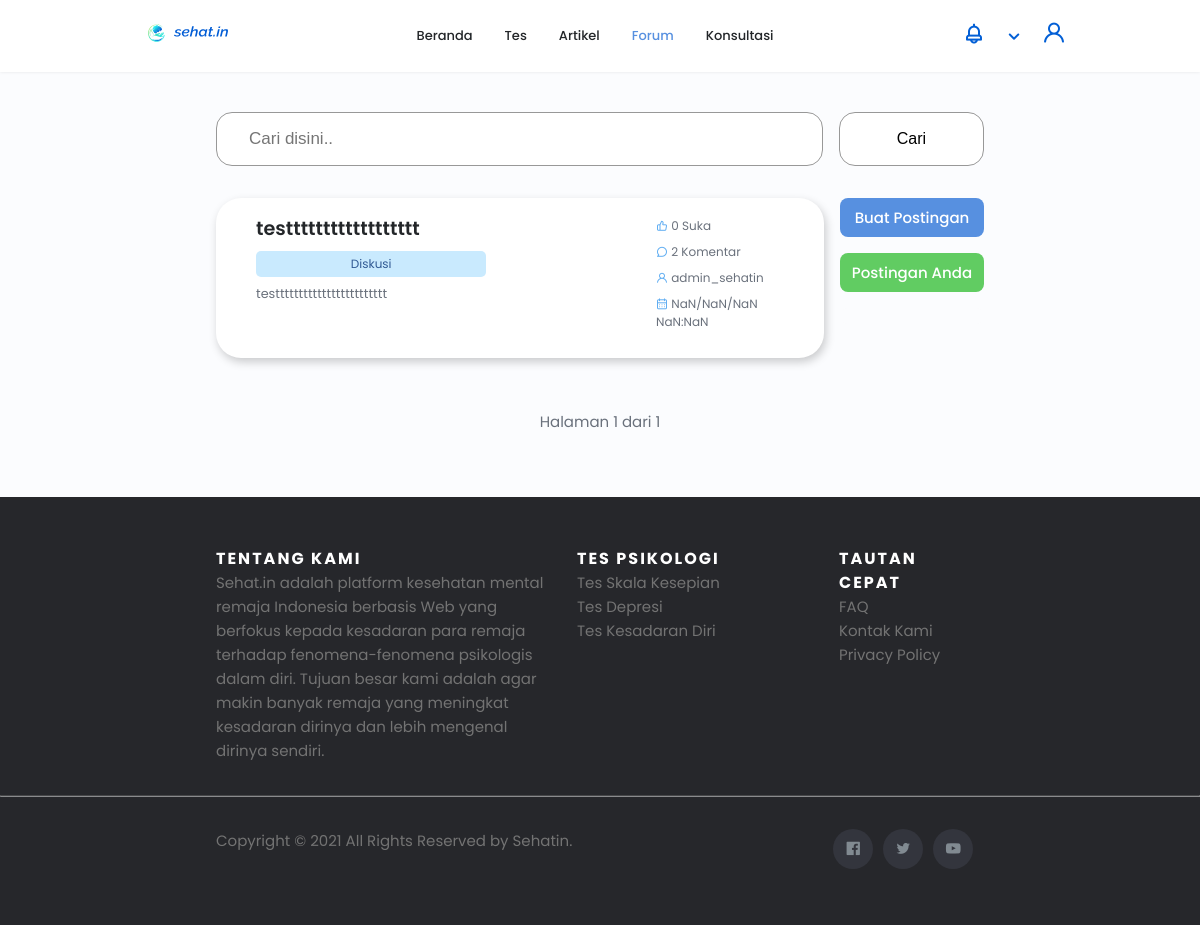
Page /forum (signed in) on the committed database.
### sehat_in_webproject/models.py (models this page shows)
class Forum(models.Model): # Post
    id = models.AutoField(primary_key=True)
    title = models.CharField(max_length=200)
    content = models.TextField()
    tag = models.ForeignKey(Tag, on_delete=models.CASCADE, null=True, blank=True)
    user = models.ForeignKey(User, on_delete=models.SET_NULL, null=True)
    likes = models.IntegerField(default=0)
    comments = models.IntegerField(default=0)
    created_at = models.DateTimeField(auto_now_add=True)
    updated_at = models.DateTimeField(auto_now=True)

class Tag(models.Model): # Tag of a post, will be generated by admin only
    name = models.CharField(max_length=50)
    type = models.CharField(max_length=50)
    adminOnly = models.BooleanField(default=False)

### sehat_in_webproject/views.py (the view)
# urls.py: path('forum', views.forum, name='forum'),
def forum(request):
    tags = Tag.objects.filter(type="Forum")
    if request.user.is_authenticated:
        notifications = Notification.objects.filter(user=request.user).order_by('-created_at')
    else:
        notifications = None
    searching = False
    q = None
    if request.GET.get('q'):
        query = request.GET.get('q')
        paginator = Paginator(Forum.objects.filter(title__icontains=query).order_by('-created_at'), 25)
        page = request.GET.get('page')
        posts = paginator.get_page(page)
        searching = True
        q = query
        if paginator.count == 0:
            messages.info(request, 'Tidak ada hasil yang ditemukan')
            return redirect('/forum')
    else:
        paginator = Paginator(Forum.objects.all().order_by('-created_at'), 25)
        page = request.GET.get('page')
        posts = paginator.get_page(page)
    return render(request, 'forum/index.html', {'posts': posts, 'tags': tags, 'searching': searching, 'notifications': notifications, 'q': q})

### sehat_in_webproject/templatetags/space_to_dash.py (called while the page is built)
@register.filter
def space_to_dash(value):
    return value.replace(" ","-")

### templates/forum/index.html (shortened to what this page needs)
<!DOCTYPE html>
<html lang="en">
{% load static %}
{% load space_to_dash %}
<head>
    <link rel="stylesheet" href="{% static 'css/swiper-bundle.min.css' %}">
    <link rel="stylesheet" href="https://unicons.iconscout.com/release/v4.0.0/css/line.css">
    <link rel="stylesheet" href="{% static 'css/styles.css' %}">
    <link rel="stylesheet" href="{% static 'css/header.css' %}">
    <link rel="stylesheet" href="{% static 'css/footer.css' %}">
    <link rel="stylesheet" href="{% static 'css/forum.css' %}">
</head>
<body>
    {% include 'templates/header.html' %}
    <form action="/forum" method="get">
        <section class="container search__container">
            <input type="text" name="q" placeholder="Cari disini.." value={% if q %}{{q}}{% endif %}>
            <button type="submit">Cari</button>
        </section>
    </form>
    {% if searching or messages %}
    <main class="container flex" style="margin-top: 5px;">
    {% else %}
    <main class="container flex">
    {% endif %}
    {% if posts %}
        <div class="container__forum">
        {% for post in posts %}
            <div class="container__card">
                <div class="forum__about">
                    <a href="/forum/{{ post.id }}"><h1>{{ post.title }}</h1></a>
                    <a class="forum__category" href="/forum/tag/{{ post.tag.name|space_to_dash }}">{{ post.tag.name }}<a>
                    <p id="post-{{post.id}}">
                    </p>
                </div>
                <div class="forum__info">
                    <div>
                        <i class="uil uil-thumbs-up"></i>
                        {{ post.likes }} Suka
                    </div>
                    <div>
                        <i class="uil uil-comment"></i>
                        {{ post.comments }} Komentar
                    </div>
                    <div>
                        <i class="uil uil-user"></i>
                        {% if post.user == null %}deleted{% else %}{{ post.user }}{% endif %}
                    </div>
                    <div>
                        <i class="uil uil-calendar-alt"></i>
                        <span id="date-{{ post.id }}">{{ post.created_at.isoformat }}</span>
                    </div>
                </div>
            </div>
            {% endfor %}
    {% endif %}
        </div>
        <div class="container__forum__button">
            {% if user.is_authenticated %}
            <a href="/forum/create" class="create button button--flex">
                Buat Postingan
            </a>
            <a href="/profile/{{ user.username}}/posts" class="your__post button button--flex">
                Postingan Anda
            </a>
            <a class="your__post button button--flex" style="background-color: #fbfcfe"></a>
            {% else %}
            <a href="/auth/login" class="create button button--flex" style="text-align:center;">
                Masuk untuk Membuat Postingan
            </a>
            <a class="your__post button button--flex" style="background-color: #fbfcfe"></a>
            {% endif %}
        </div>
    </main>
    <div class="page-num">
        Halaman {{ posts.number }} dari {{ posts.paginator.num_pages }}<br>
    </div>
    {% include 'templates/footer.html' %}
</body>
</html>

### static/css/styles.css (style rules this page uses)
:root { --header-height: 3rem; --hue-color: 215; --first-color: hsl(var(--hue-color), 69%, 61%); --first-color-second: hsl(var(--hue-color), 69%, 61%); --first-color-alt: hsl(var(--hue-color), 57%, 53%); --first-color-lighter: hsl(var(--hue-color), 92%, 85%); --title-color: hsl(var(--hue-color), 8%, 15%); --text-color: hsl(var(--hue-color), 8%, 45%); --text-color-light: hsl(var(--hue-color), 8%, 65%); --input-color: hsl(var(--hue-color), 70%, 96%); --body-color: hsl(var(--hue-color), 60%, 99%); --container-color: #FFF; --scroll-bar-color: hsl(var(--hue-color), 12%, 90%); --scroll-thumb-color: hsl(var(--hue-color), 12%, 80%); --body-font: 'Poppins', sans-serif; --big-font-size: 2rem; --h1-font-size: 1.5rem; --h2-font-size: 1.25rem; --h3-font-size: 1.125rem; --normal-font-size: .938rem; --small-font-size: .813rem; --smaller-font-size: .75rem; --font-medium: 500; --font-semi-bold: 600; --mb-0-25: .25rem; --mb-0-5: .5rem; --mb-0-75: .75rem; --mb-1: 1rem; --mb-1-5: 1.5rem; --mb-2: 2rem; --mb-2-5: 2.5rem; --mb-3: 3rem; --z-tooltip: 10; --z-fixed: 100; --z-modal: 1000; }
@media screen and (min-width: 968px) { :root { --big-font-size: 3rem; --h1-font-size: 2.25rem; --h2-font-size: 1.5rem; --h3-font-size: 1.25rem; --normal-font-size: 1rem; --small-font-size: .875rem; --smaller-font-size: 813rem; } }
* { box-sizing: border-box; padding: 0; margin: 0; }
html { scroll-behavior: smooth; }
body { margin: 0 0 var(--header-height) 0; font-family: var(--body-font); font-size: var(--normal-font-size); background-color: var(--body-color); color: var(--text-color); display: flex; flex-direction: column; min-height: 100vh; }
main { flex: 1 0 auto; }
h1, h2, h3, h4 { color: var(--title-color); font-weight: var(--font-semi-bold); }
a { text-decoration: none; }
.page-num { text-align: center; padding-top: 20px; }
.container { max-width: 768px; margin-left: var(--mb-1-5); margin-right: var(--mb-1-5); }
.button { display: inline-block; background-color: var(--first-color); color: #FFF; padding: 1rem; border-radius: .5rem; font-weight: var(--font-medium); }
.button--flex { display: inline-flex; align-items: center; }
.search__container { margin-top: 7rem; }
.search__container input[type=text] { padding: 1rem 2rem; font-size: 17px; border: 1px solid #989898; box-sizing: border-box; border-radius: 1rem; width: 80%; }
.search__container button { float: right; padding: 1rem 3rem; background: #fff; font-size: 1rem; cursor: pointer; border: 1px solid #989898; box-sizing: border-box; border-radius: 1rem; width: 19%; }
@media screen and (min-width:768px) { .container { margin-left: auto; margin-right: auto; } }
@media screen and (min-width:768px) { body { margin: 0; } }

### static/css/header.css (style rules this page uses)
:root { --header-height: 3rem; --hue-color: 215; --first-color: hsl(var(--hue-color), 69%, 61%); --first-color-second: hsl(var(--hue-color), 69%, 61%); --first-color-alt: hsl(var(--hue-color), 57%, 53%); --first-color-lighter: hsl(var(--hue-color), 92%, 85%); --title-color: hsl(var(--hue-color), 8%, 15%); --text-color: hsl(var(--hue-color), 8%, 45%); --text-color-light: hsl(var(--hue-color), 8%, 65%); --input-color: hsl(var(--hue-color), 70%, 96%); --body-color: hsl(var(--hue-color), 60%, 99%); --container-color: #FFF; --scroll-bar-color: hsl(var(--hue-color), 12%, 90%); --scroll-thumb-color: hsl(var(--hue-color), 12%, 80%); --body-font: 'Poppins', sans-serif; --big-font-size: 2rem; --h1-font-size: 1.5rem; --h2-font-size: 1.25rem; --h3-font-size: 1.125rem; --normal-font-size: .938rem; --small-font-size: .813rem; --smaller-font-size: .75rem; --font-medium: 500; --font-semi-bold: 600; --mb-0-25: .25rem; --mb-0-5: .5rem; --mb-0-75: .75rem; --mb-1: 1rem; --mb-1-5: 1.5rem; --mb-2: 2rem; --mb-2-5: 2.5rem; --mb-3: 3rem; --z-tooltip: 10; --z-fixed: 100; --z-modal: 1000; }

### rows in the picture
Forum: title "testttttttttttttttttt", tag.name "Diskusi", likes "0", comments "2", user "admin_sehatin"

### other values in the picture
{{ posts.number }} "1"
{{ posts.paginator.num_pages }} "1"
